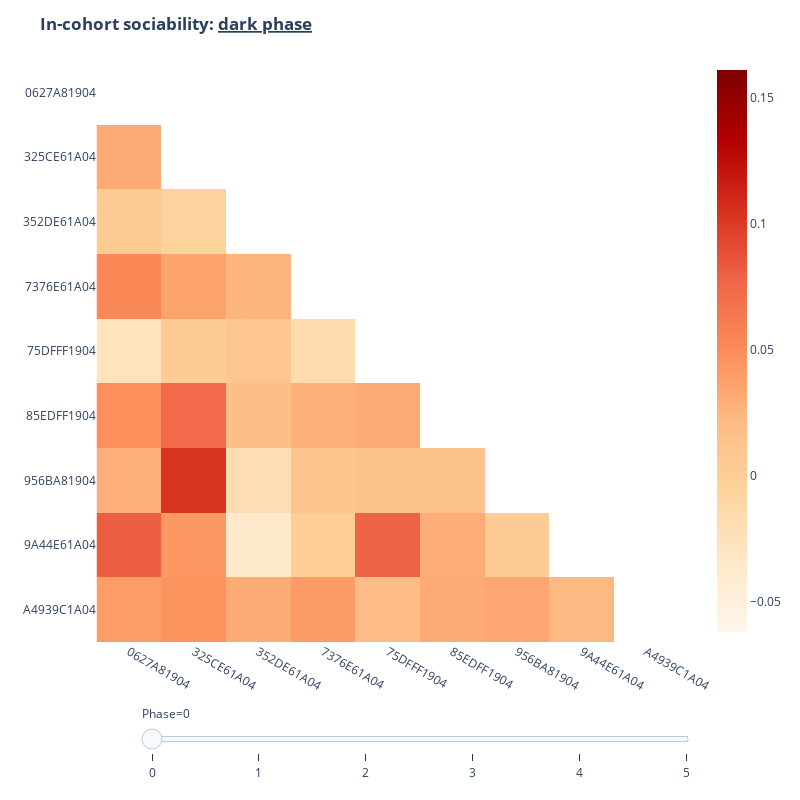
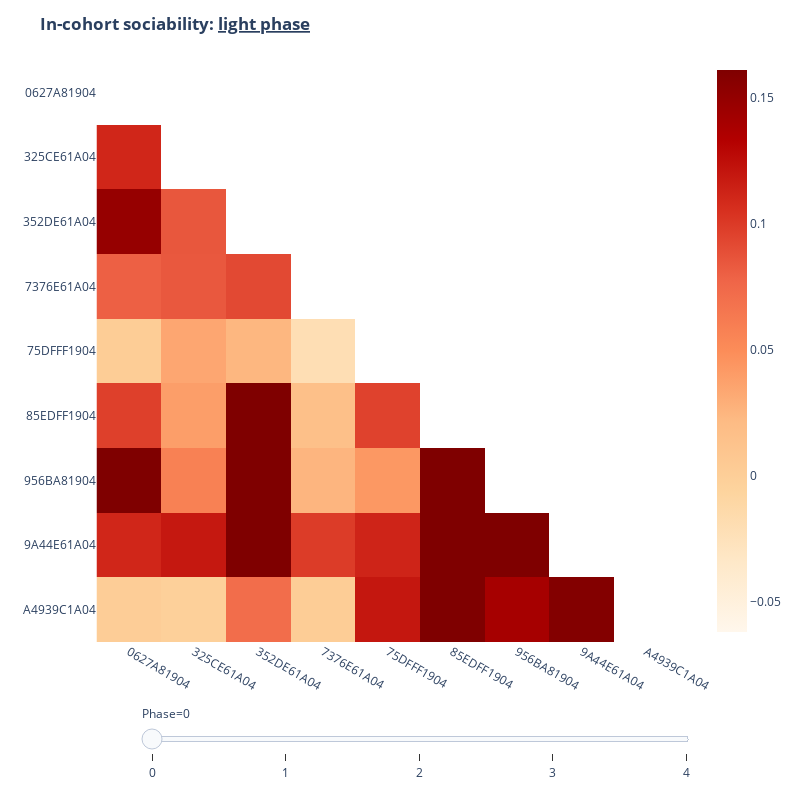

Notebook source saved alongside these figures, in order:
### Markdown cell above
#### Plot

### Code cell
deepecohab.plot_network_graph(cfp, node_size_multiplier=2, edge_width_multiplier=0.4, cmap="bluered")
deepecohab.plot_cage_position_time(cfp)
deepecohab.plot_cage_position_visits(cfp)
deepecohab.plot_time_together(cfp)
deepecohab.plot_pairwise_encounters(cfp)
deepecohab.plot_incohort_sociability(cfp)
deepecohab.plot_chasings(cfp)

### Figure 1 — Plotly figure (JSON) as saved in the notebook; plotly's stock layout.template omitted (floating-point values rounded to 4 significant figures)
{"data": [{"coloraxis": "coloraxis", "hovertemplate": "X: %{x}<br>Y: %{y}<br>%{z}", "name": "0", "type": "heatmap", "x": ["0627A81904", "325CE61A04", "352DE61A04", "7376E61A04", "75DFFF1904", "85EDFF1904", "956BA81904", "9A44E61A04", "A4939C1A04"], "xaxis": "x", "y": ["0627A81904", "325CE61A04", "352DE61A04", "7376E61A04", "75DFFF1904", "85EDFF1904", "956BA81904", "9A44E61A04", "A4939C1A04"], "yaxis": "y", "z": [[null, null, null, null, null, null, null, null, null], [0.031, null, null, null, null, null, null, null, null], [0.004, -0.005, null, null, null, null, null, null, null], [0.052, 0.036, 0.026, null, null, null, null, null, null], [-0.027, 0.004, 0.009, -0.016, null, null, null, null, null], [0.048, 0.073, 0.017, 0.028, 0.031, null, null, null, null], [0.028, 0.103, -0.02, 0.011, 0.014, 0.015, null, null, null], [0.081, 0.043, -0.036, 0.001, 0.078, 0.03, 0.004, null, null], [0.04, 0.045, 0.031, 0.041, 0.021, 0.032, 0.034, 0.023, null]]}], "layout": {"coloraxis": {"cmax": 0.1611, "cmin": -0.0622, "colorscale": [[0, "rgb(255,247,236)"], [0.125, "rgb(254,232,200)"], [0.25, "rgb(253,212,158)"], [0.375, "rgb(253,187,132)"], [0.5, "rgb(252,141,89)"], [0.625, "rgb(239,101,72)"], [0.75, "rgb(215,48,31)"], [0.875, "rgb(179,0,0)"], [1, "rgb(127,0,0)"]]}, "height": 800, "margin": {"t": 60}, "plot_bgcolor": "white", "sliders": [{"active": 0, "currentvalue": {"prefix": "Phase="}, "len": 0.9, "pad": {"b": 10, "t": 60}, "steps": [{"args": [["0"], {"frame": {"duration": 0, "redraw": true}, "fromcurrent": true, "mode": "immediate", "transition": {"duration": 0, "easing": "linear"}}], "label": "0", "method": "animate"}, {"args": [["1"], {"frame": {"duration": 0, "redraw": true}, "fromcurrent": true, "mode": "immediate", "transition": {"duration": 0, "easing": "linear"}}], "label": "1", "method": "animate"}, {"args": [["2"], {"frame": {"duration": 0, "redraw": true}, "fromcurrent": true, "mode": "immediate", "transition": {"duration": 0, "easing": "linear"}}], "label": "2", "method": "animate"}, {"args": [["3"], {"frame": {"duration": 0, "redraw": true}, "fromcurrent": true, "mode": "immediate", "transition": {"duration": 0, "easing": "linear"}}], "label": "3", "method": "animate"}, {"args": [["4"], {"frame": {"duration": 0, "redraw": true}, "fromcurrent": true, "mode": "immediate", "transition": {"duration": 0, "easing": "linear"}}], "label": "4", "method": "animate"}, {"args": [["5"], {"frame": {"duration": 0, "redraw": true}, "fromcurrent": true, "mode": "immediate", "transition": {"duration": 0, "easing": "linear"}}], "label": "5", "method": "animate"}], "x": 0.1, "xanchor": "left", "y": 0, "yanchor": "top"}], "title": {"text": "<b>In-cohort sociability: <u>dark phase</u></b>"}, "width": 800, "xaxis": {"anchor": "y", "constrain": "domain", "domain": [0, 1], "scaleanchor": "y", "showspikes": true, "spikemode": "across"}, "yaxis": {"anchor": "x", "autorange": "reversed", "constrain": "domain", "domain": [0, 1], "showspikes": true, "spikemode": "across"}}}

### Figure 2 — Plotly figure (JSON) as saved in the notebook; plotly's stock layout.template omitted (floating-point values rounded to 4 significant figures)
{"data": [{"coloraxis": "coloraxis", "hovertemplate": "X: %{x}<br>Y: %{y}<br>%{z}", "name": "0", "type": "heatmap", "x": ["0627A81904", "325CE61A04", "352DE61A04", "7376E61A04", "75DFFF1904", "85EDFF1904", "956BA81904", "9A44E61A04", "A4939C1A04"], "xaxis": "x", "y": ["0627A81904", "325CE61A04", "352DE61A04", "7376E61A04", "75DFFF1904", "85EDFF1904", "956BA81904", "9A44E61A04", "A4939C1A04"], "yaxis": "y", "z": [[null, null, null, null, null, null, null, null, null], [0.111, null, null, null, null, null, null, null, null], [0.149, 0.085, null, null, null, null, null, null, null], [0.08, 0.084, 0.092, null, null, null, null, null, null], [0.002, 0.034, 0.024, -0.021, null, null, null, null, null], [0.097, 0.039, 0.227, 0.016, 0.096, null, null, null, null], [0.161, 0.058, 0.295, 0.025, 0.043, 0.247, null, null, null], [0.111, 0.119, 0.289, 0.099, 0.112, 0.234, 0.27, null, null], [0.001, -0.002, 0.072, 0.002, 0.12, 0.193, 0.14, 0.159, null]]}], "layout": {"coloraxis": {"cmax": 0.1611, "cmin": -0.0622, "colorscale": [[0, "rgb(255,247,236)"], [0.125, "rgb(254,232,200)"], [0.25, "rgb(253,212,158)"], [0.375, "rgb(253,187,132)"], [0.5, "rgb(252,141,89)"], [0.625, "rgb(239,101,72)"], [0.75, "rgb(215,48,31)"], [0.875, "rgb(179,0,0)"], [1, "rgb(127,0,0)"]]}, "height": 800, "margin": {"t": 60}, "plot_bgcolor": "white", "sliders": [{"active": 0, "currentvalue": {"prefix": "Phase="}, "len": 0.9, "pad": {"b": 10, "t": 60}, "steps": [{"args": [["0"], {"frame": {"duration": 0, "redraw": true}, "fromcurrent": true, "mode": "immediate", "transition": {"duration": 0, "easing": "linear"}}], "label": "0", "method": "animate"}, {"args": [["1"], {"frame": {"duration": 0, "redraw": true}, "fromcurrent": true, "mode": "immediate", "transition": {"duration": 0, "easing": "linear"}}], "label": "1", "method": "animate"}, {"args": [["2"], {"frame": {"duration": 0, "redraw": true}, "fromcurrent": true, "mode": "immediate", "transition": {"duration": 0, "easing": "linear"}}], "label": "2", "method": "animate"}, {"args": [["3"], {"frame": {"duration": 0, "redraw": true}, "fromcurrent": true, "mode": "immediate", "transition": {"duration": 0, "easing": "linear"}}], "label": "3", "method": "animate"}, {"args": [["4"], {"frame": {"duration": 0, "redraw": true}, "fromcurrent": true, "mode": "immediate", "transition": {"duration": 0, "easing": "linear"}}], "label": "4", "method": "animate"}], "x": 0.1, "xanchor": "left", "y": 0, "yanchor": "top"}], "title": {"text": "<b>In-cohort sociability: <u>light phase</u></b>"}, "width": 800, "xaxis": {"anchor": "y", "constrain": "domain", "domain": [0, 1], "scaleanchor": "y", "showspikes": true, "spikemode": "across"}, "yaxis": {"anchor": "x", "autorange": "reversed", "constrain": "domain", "domain": [0, 1], "showspikes": true, "spikemode": "across"}}}
